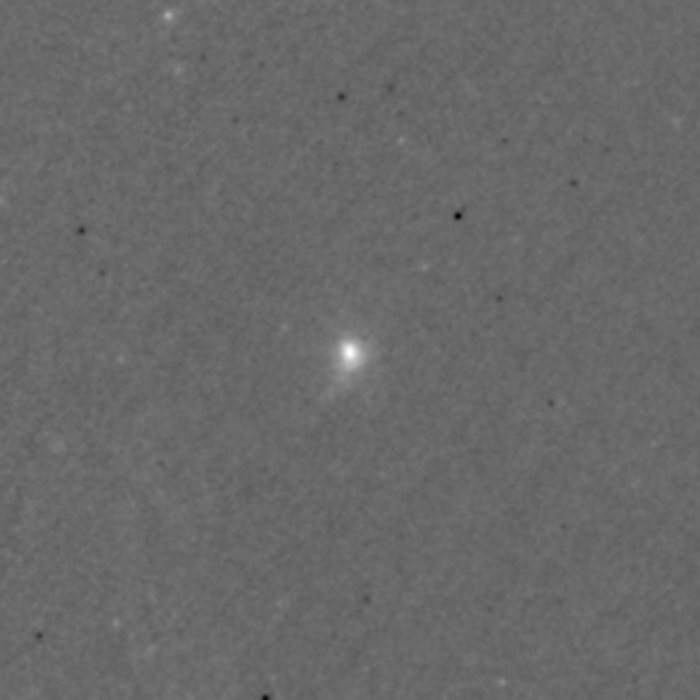
#> input picture codes/map2048_MILCA_Coma_20deg_G.fits, 700 x 700 px
$ python simul.py
#> lines starting #> are read from the running program, lines starting #| are printed output that depends on the picture
### codes/ys_annuli.py
# -*- coding: utf-8 -*-
"""
Created on Thu Mar 18 23:48:48 2021

@author: Chandraniva
"""

import numpy as np
import matplotlib.pyplot as plt
from astropy.io import fits
import scipy.optimize as opt

pixsize = 1.7177432059

conv =  27.052 #kpc


def y_2d():
    f = fits.open('map2048_MILCA_Coma_20deg_G.fits')
#> f = 2 items

    data = f[1].data    #data is extracted

    x=np.arange(700) # where npix is the number of pixels in the x direction, ie NAXIS1 from the header
    y=np.arange(700) # as above, NAXIS2=NAXIS1

    X, Y = np.meshgrid(x, y) # takes your vectors and converts them to a grid

    maxval = np.unravel_index(np.argmax(data), data.shape) # get the coordinates of the maximum
#> maxval = (352, 349)

    R=np.sqrt((X-maxval[0])**2+(Y-maxval[1])**2) # calculate distance in pixel coordinates from the centre – note this should not be rounded
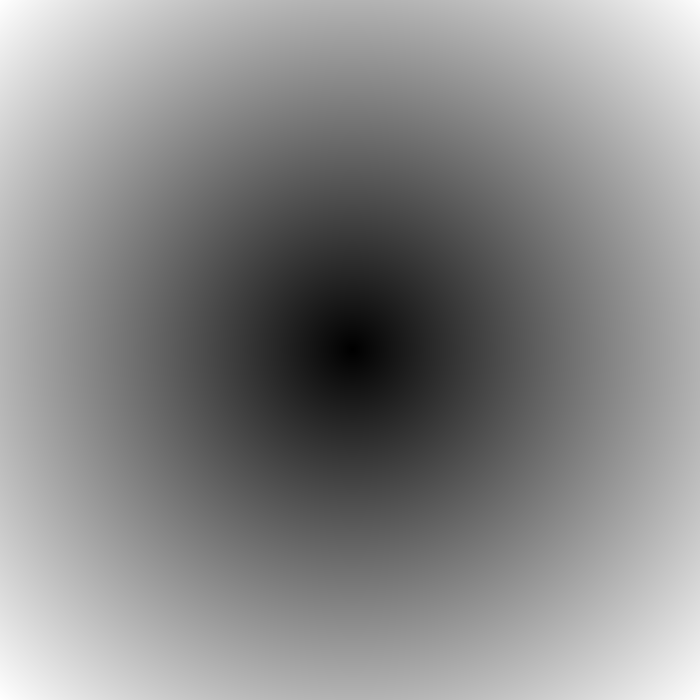
#> R: shape (700, 700) float64; min 0, max 496.4, mean 267.8; drawn with min black and max white


    r_i = 0   #initial r taken to be 1 to avoid division by zero error
    r_f = 112    #final r taken to be of length 65
    step_size = 3 #arcmin

    if (r_f-r_i)%step_size==0:
        size = int((r_f - r_i) / step_size )
    else:
        size = int((r_f - r_i) / step_size +1 )


    #arrays to store values of y's and r's
    ys = np.zeros(size)
    rs = np.zeros(size)

    i=r_i
    t=0

    while i<r_f:

        in_ann=np.nonzero((R*pixsize>i) & (R*pixsize<(i+step_size)))
        av=np.mean(data[in_ann])

        ys[t] = av
        rs[t] = i+step_size/2

        t+=1
        i+=step_size
#> this loop made 38 passes
#> (in_ann, av) on passes 2 to 12: (28 positions, rows 346 to 352, columns 349 to 355, 5.36e-05), (52 positions, rows 344 to 354, columns 347 to 357, 4.92e-05), (56 positions, rows 343 to 355, columns 346 to 358, 4.36e-05), (96 positions, rows 341 to 357, columns 344 to 360, 3.72e-05), (108 positions, rows 339 to 359, columns 342 to 362, 3.07e-05), (132 positions, rows 337 to 361, columns 340 to 364, 2.52e-05), (128 positions, rows 336 to 362, columns 339 to 365, 2.1e-05), (168 positions, rows 334 to 364, columns 337 to 367, 1.75e-05), (188 positions, rows 332 to 366, columns 335 to 369, 1.5e-05), (196 positions, rows 330 to 368, columns 333 to 371, 1.27e-05), (208 positions, rows 329 to 369, columns 332 to 372, 1.09e-05)
#> av on pass 1: 5.55e-05
#> after the loop, i = 114; rs = 38 values from 1.5 to 112.5; t = 38; ys = 38 values, max 5.55e-05 at index 0, min 1.58e-07 at index 37, mean 1.16e-05

    return rs, ys, step_size, r_i, r_f, size


### codes/simul.py
# -*- coding: utf-8 -*-
"""
Created on Tue Apr 13 11:49:18 2021

@author: Chandraniva
"""

from scipy.integrate import quad
import numpy as np
from astropy.io import fits
from numpy import linalg
import scipy.optimize as opt
import matplotlib.pyplot as plt
import scipy.signal

from ys_annuli import y_2d

rs,ys,step_size,r_i,r_f,size = y_2d()
#> rs = 38 values from 1.5 to 112.5; step_size = 3; r_i = 0; r_f = 112; size = 38

def gaussian(sigma,mu,a,b):

    k = 1 / (sigma * np.sqrt(2*np.pi))
    s = -1.0 / (2 * sigma * sigma)
    def f(x):
        return k * np.exp(s * (x - mu)*(x - mu))

    return (quad(f, a, b)[0])


def gauss(x,sigma,mu):
    k = 1 / (sigma * np.sqrt(2*np.pi))
    s = -1.0 / (2 * sigma * sigma)
    return k * np.exp(s * (x - mu)*(x - mu))

sigma = 10/(2*np.sqrt(2*np.log(2)))

def beta_model(r, rc, beta):
  return (1+(r/rc)**2)**(-beta)

def los_proj(z, rproj, rc, beta):
  return beta_model(np.sqrt(z**2+rproj**2), rc, beta)

# Set up a 3D beta model y-profile
beta=1.07
rc=350. # kpc
y0=1.
rstep=81.
r=np.arange(r_i, r_f+step_size, step_size)
#> r = 39 values from 0 to 114
rmid=(r[1:]+r[:-1])/2.
#> rmid = 38 values from 1.5 to 112.5
y_3D=beta_model(rmid, rc, beta)

length = size
#> length = 38
psf = np.zeros(length)
#> psf = 38 values from 0 to 0

i=r_i
#> i = 0
t=0

while i<r_f-step_size:
    R_i1 = (rs[t]-step_size/2.)
    R_i = (rs[t]+step_size/2.)
    psf[t] = gauss(i+step_size/2.,sigma,0)#/(R_i**2-R_i1**2)
    t+=1
    i+=step_size
#> this loop made 37 passes
#> (R_i1, R_i, i) on passes 1 to 12: (0, 3, 3), (3, 6, 6), (6, 9, 9), (9, 12, 12), (12, 15, 15), (15, 18, 18), (18, 21, 21), (21, 24, 24), (24, 27, 27), (27, 30, 30), (30, 33, 33), (33, 36, 36)
#> after the loop, i = 111; psf = 38 values, max 0.0883 at index 0, min 0 at index 37, mean 0.00439; t = 37


# Integrate over line of sight.
# Think this is integrable analytically but I am lazy - you could figure out the integral if you like!
# Cutting off at rmax=2000 initially to avoid complications with outer shells
# Integral is symmetric so go from 0 to zmax and double
y_proj=np.zeros_like(y_3D)
#> y_proj = 38 values from 0 to 0
rmax=r[-1]
#> rmax = 114
for i, ri in enumerate(rmid):
  zmax=np.sqrt(rmax**2-ri**2)
  y_proj[i]=y0*quad(los_proj, 0, zmax, args=(ri, rc, beta))[0]*2

def sym(a):
    l=len(a)
#> l = 38
    b = np.zeros(2*l)
#> b = 76 values from 0 to 0
    for i in range (2*l):
        if i<l:
            b[i] = a[l-i-1]
        elif i>=l:
            b[i] = a[i-l]
    return b


y_proj_conv=scipy.signal.convolve(sym(y_proj),sym(psf),'same')
#> y_proj_conv = 76 values, max 73.24 at index 38, min 7.9 at index 0, mean 56.34

R_PROJ = np.zeros((length,length))
R_PSF = np.zeros((length,length))


def V_int(a,b,c,d):
    return (4/3*((b*b-c*c)**(1.5)-(b*b-d*d)**(1.5)+(a*a-d*d)**(1.5)-(a*a-c*c)**(1.5)))

for i in range (length):
    for j in range (length):

        R_i1 = (rs[i]-step_size/2.)
        R_i = (rs[i]+step_size/2.)
        R_j1 = (rs[j]-step_size/2.)
        R_j = (rs[j]+step_size/2.)

        R_PSF[i][j] = gauss(rs[i],sigma,rs[j])
        #psf[i] += gauss(rs[i],sigma,rs[j])

        if j == i:
            R_PROJ[i][j] = 4/3*np.sqrt((R_i)**2-(R_i1)**2)
        elif j>i:
            R_PROJ[i][j] = V_int(R_j1,R_j,R_i1,R_i)/((R_i)**2-(R_i1)**2)
        elif j<i:
            R_PROJ[i][j] = 0
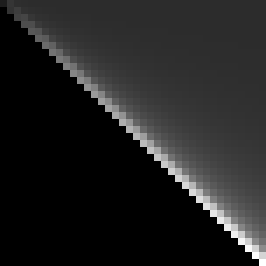
#> R_PROJ: shape (38, 38) float64 (shown 7 times larger); min 0, max 34.64, mean 4.7; drawn with min black and max white
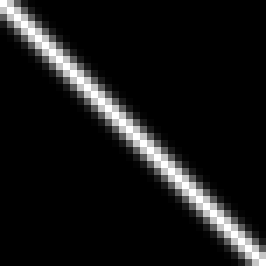
#> R_PSF: shape (38, 38) float64 (shown 7 times larger); min 4.1e-150, max 0.0939, mean 0.00852; drawn with min black and max white


R_PSF_inv = linalg.inv(R_PSF)
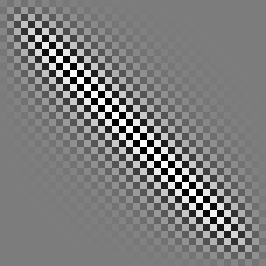
#> R_PSF_inv: shape (38, 38) float64 (shown 7 times larger); min -2415.7, max 2524.4, mean 0.1; drawn with min black and max white
R_PROJ_inv = linalg.inv(R_PROJ)
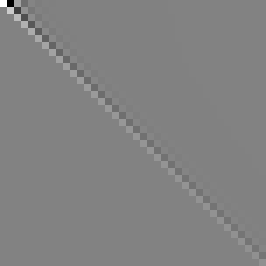
#> R_PROJ_inv: shape (38, 38) float64 (shown 7 times larger); min -0.26, max 0.25, mean 0.000115; drawn with min black and max white
X = np.matmul(R_PSF, np.matmul(R_PROJ,y_3D))
Y = np.matmul(R_PROJ,y_3D)


plt.plot(rmid,X,'r.',label='with matrix (convoluted)')
plt.plot(rmid,y_proj_conv[length:], label='with LOS integration (convoluted)')
plt.plot(rmid,Y,'b.',label='with matrix (no convolution)')
plt.plot(rmid,y_proj,label='with LOS integration (no convolution)')
plt.legend(loc=1, prop={'size': 7})
plt.savefig("Matrix testing with beta.png", dpi = 400)
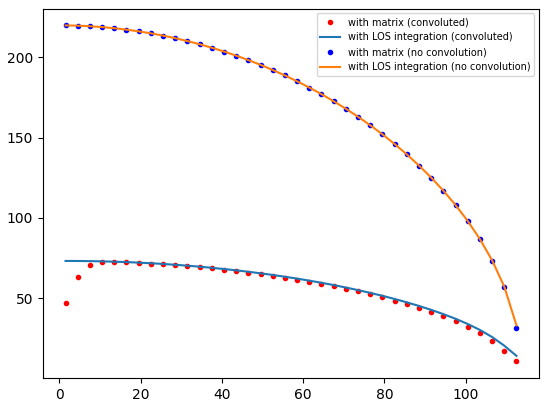
#> figure drawn by matplotlib, 1 panel; curve peaks at x = 13.5, y = 72.6; curve peaks at x = 1.5, y = 73.24; curve peaks at x = 1.5, y = 219.9
plt.show()
